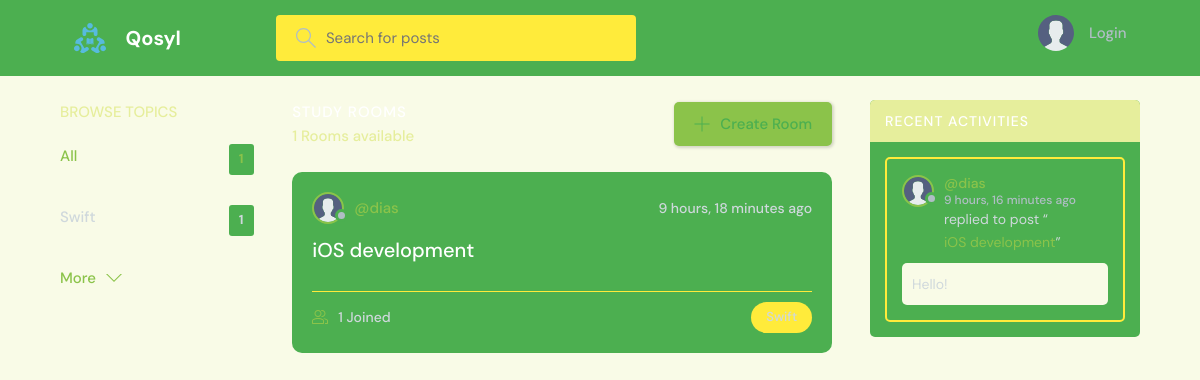
The page / on the database its author committed.
### users/models.py (models this page shows, shortened)
class Topic(models.Model):
    name = models.CharField(max_length=200)

class User(AbstractUser):
    name = models.CharField(max_length=200, null=True)
    email = models.EmailField(unique=True, null=True)
    bio = models.TextField(null=True)
    avatar = models.ImageField(null=True, default="avatar.svg")
    USERNAME_FIELD = 'email'
    REQUIRED_FIELDS = []

### rooms/models.py (models this page shows)
class Room(models.Model):
    host = models.ForeignKey(settings.AUTH_USER_MODEL, on_delete=models.SET_NULL, null=True)
    topic = models.ForeignKey('users.Topic', on_delete=models.SET_NULL, null=True)
    name = models.CharField(max_length=200)
    description = models.TextField(null=True, blank=True)
    participants = models.ManyToManyField(settings.AUTH_USER_MODEL, related_name='participants', blank=True)
    updated = models.DateTimeField(auto_now=True)
    created = models.DateTimeField(auto_now_add=True)
    class Meta:
        ordering = ['-updated', '-created']
    def __str__(self):
        return self.name

### chat/models.py (models this page shows, shortened)
class Message(models.Model):
    user = models.ForeignKey(settings.AUTH_USER_MODEL, on_delete=models.CASCADE)
    room = models.ForeignKey(Room, on_delete=models.CASCADE)
    body = models.TextField()
    updated = models.DateTimeField(auto_now=True)
    created = models.DateTimeField(auto_now_add=True)
    class Meta:
        ordering = ['-updated', '-created']

### base/views.py (the view)
# urls.py: 2. Add a URL to urlpatterns:  path('', views.home, name='home')
def home(request):
    q = request.GET.get('q') if request.GET.get('q') != None else ''
    rooms = Room.objects.filter(
        Q(topic__name__icontains=q) |
        Q(name__icontains=q) |
        Q(description__icontains=q)
    )
    topics = Topic.objects.all()[0:5]
    room_count = rooms.count()
    room_messages = Message.objects.filter(
        Q(room__topic__name__icontains=q))[0:3]
    context = {'rooms': rooms, 'topics': topics,
               'room_count': room_count, 'room_messages': room_messages}
    return render(request, 'base/home.html', context)

### base/templates/base/home.html (shortened to what this page needs)
{% extends 'main.html' %}
{% block content %}
<main class="layout layout--3">
  <div class="container">
    {% include 'users/topics_component.html' %}
    <div class="roomList">
      <div class="roomList__header">
        <div>
          <h2>Study Rooms</h2>
          <p>{{room_count}} Rooms available</p>
        </div>
        <a class="btn btn--main" href="{% url 'create-room' %}">
          <svg version="1.1" xmlns="http://www.w3.org/2000/svg" width="32" height="32" viewBox="0 0 32 32">
            <title>add</title>
            <path
              d="M16.943 0.943h-1.885v14.115h-14.115v1.885h14.115v14.115h1.885v-14.115h14.115v-1.885h-14.115v-14.115z">
            </path>
          </svg>
          Create Room
        </a>
      </div>
      {% include 'base/feed_component.html' %}
    </div>
    {% include 'chat/activity_component.html' %}
  </div>
</main>
{% endblock %}

### users/templates/users/topics_component.html
<div class="topics">
    <div class="topics__header">
        <h2>Browse Topics</h2>
    </div>
    <ul class="topics__list">
        <li>
            <a href="{% url 'home' %}" class="active">All <span>{{topics.count}}</span></a>
        </li>
        {% for topic in topics %}
        <li>
            <a href="{% url 'home' %}?q={{topic.name}}">{{topic.name}}<span>{{topic.room_set.all.count}}</span></a>
        </li>
        {% endfor %}
    </ul>
    <a class="btn btn--link" href="{% url 'topics' %}">
        More
        <svg version="1.1" xmlns="http://www.w3.org/2000/svg" width="32" height="32" viewBox="0 0 32 32">
            <title>chevron-down</title>
            <path d="M16 21l-13-13h-3l16 16 16-16h-3l-13 13z"></path>
        </svg>
    </a>
</div>

### base/templates/base/feed_component.html (shortened to what this page needs)
{% for room in rooms %}
<div class="roomListRoom">
    <div class="roomListRoom__header">
        <a href="{% url 'user-profile' room.host.id %}" class="roomListRoom__author">
            <div class="avatar avatar--small">
                <img src="{{room.host.avatar.url}}" />
            </div>
            <span>@{{room.host.username}}</span>
        </a>
        <div class="roomListRoom__actions">
            <span>{{room.created|timesince}} ago</span>
        </div>
    </div>
    <div class="roomListRoom__content">
        <a href="{% url 'room' room.id %}">{{room.name}}</a>
    </div>
    <div class="roomListRoom__meta">
        <a href="{% url 'room' room.id %}" class="roomListRoom__joined">
            {{room.participants.all.count}} Joined
        </a>
        <p class="roomListRoom__topic">{{room.topic.name}}</p>
    </div>
</div>
{% endfor %}

### chat/templates/chat/activity_component.html (shortened to what this page needs)
<div class="activities">
    <div class="activities__header">
        <h2>Recent Activities</h2>
    </div>
    {% for message in room_messages %}
    <div class="activities__box">
        <div class="activities__boxHeader roomListRoom__header">
            <a href="{% url 'user-profile' message.user.id %}" class="roomListRoom__author">
                <div class="avatar avatar--small">
                    <img src="{{message.user.avatar.url}}" />
                </div>
                <p>
                    @{{message.user.username}}
                    <span>{{message.created|timesince}} ago</span>
                </p>
            </a>
        </div>
        <div class="activities__boxContent">
            <p>replied to post “<a href="{% url 'room' message.room.id %}">{{message.room}}</a>”</p>
            <div class="activities__boxRoomContent">{{message.body}}</div>
        </div>
    </div>
    {% endfor %}
</div>

### rows shown on the page
Topic: name "Swift", room_set.all.count "1"
Room: host.avatar (placeholder picture), host.username "dias", created "9 hours, 18 minutes", name "iOS development", participants.all.count "1"
Message: user.avatar (placeholder picture), user.username "dias", created "9 hours, 16 minutes", room "iOS development", body "Hello!"

### other values the page prints
{{ topics.count }} "1"
{{ room_count }} "1"
